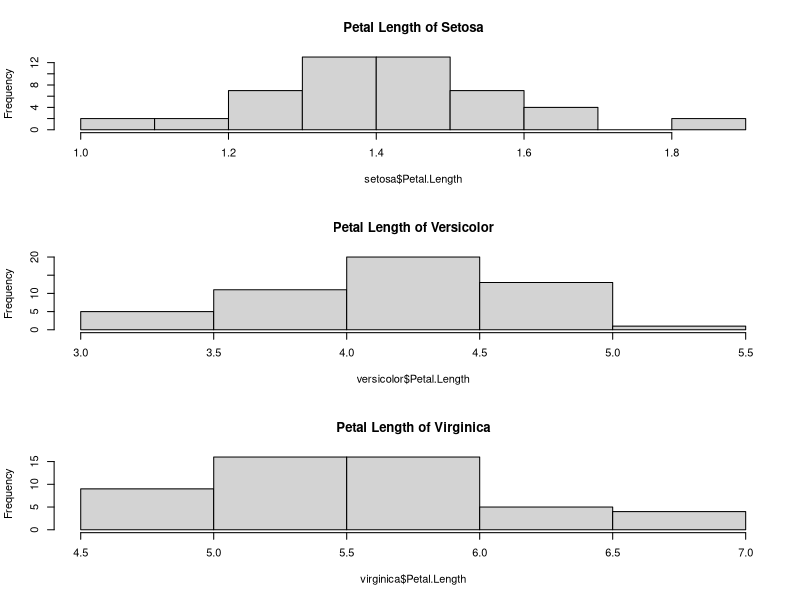
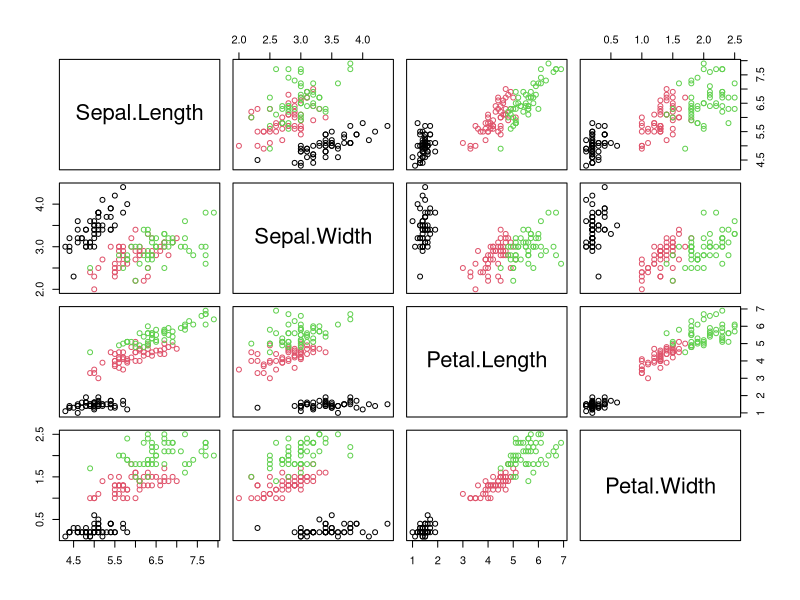
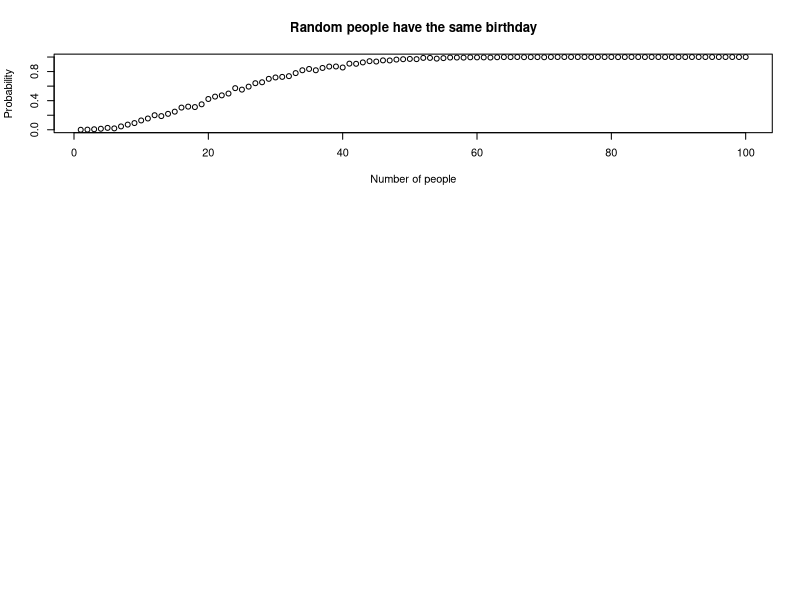

The R source for these figures, in order:
## ---- chunk 1
knitr::opts_chunk$set(echo = TRUE) # Code wird ausgegeben
## ---- chunk 2
i_data = iris[  , 1:4 ]

meanIris <- apply(i_data, 2, mean)
medianIris <- apply(i_data, 2, median)
varIris <- apply(i_data, 2, var)
minIris <- apply(i_data, 2, min)
maxIris <- apply(i_data, 2, max)
irisFreq <- table(iris$Species)


ux <- unique(iris$Species)
modal <- ux[which.max(tabulate(match(iris$Species, ux)))]

## ---- chunk 3
ir <- data.frame(iris)

setosa <- ir[which(ir$Species == "setosa"), 1:5]
virginica <- ir[which(ir$Species == "virginica"), 1:5]
versicolor <- ir[which(ir$Species == "versicolor"), 1:5]

specs <- list(setosa, virginica, versicolor)

for (s in specs){
  vals <- s[1:4]
  meanS <- apply(vals, 2, mean)
  medianS <- apply(vals, 2, median)
  varS <- apply(vals, 2, var)
  minS <- apply(vals, 2, min)
  maxS <- apply(vals, 2, max)
}

## ---- chunk 4

ir <- data.frame(iris)

setosa <- ir[which(ir$Species == "setosa"), 1:5]
virginica <- ir[which(ir$Species == "virginica"), 1:5]
versicolor <- ir[which(ir$Species == "versicolor"), 1:5]

par(mfrow=c(3,1))
hist(setosa$Petal.Length, main="Petal Length of Setosa")
hist(versicolor$Petal.Length, main="Petal Length of Versicolor")
hist(virginica$Petal.Length, main="Petal Length of Virginica")

## ---- chunk 5

plot(subset(iris[c(1,2,3,4)]),col=iris$Species)

## ---- chunk 6
Geburtstag <- function(Studierende, n = 1000) {
  sameDay <- 0
  
  for (i in 1:n){
    birSim = data.frame(ID = c(1:Studierende), geb = sample(1:365, Studierende, replace=T))
    freq <- table(birSim$geb)
    max <- max(freq)
    if (max >= 2) sameDay <- sameDay+1
  }
  
  probability <- sameDay/n
}

set.seed(2018)
Geburtstag(31)
## ---- chunk 7
maxPeople <- 100
birthProbs = data.frame(People = c(1:maxPeople), Probability = c(1:maxPeople))
for (p in birthProbs$People){
  birthProbs$Probability[birthProbs$People == p] <- Geburtstag(p)
}
plot(birthProbs, main="Random people have the same birthday", xlab="Number of people")
## ---- chunk 8
piHat <- function(n){
 
   
}
## ---- chunk 9

